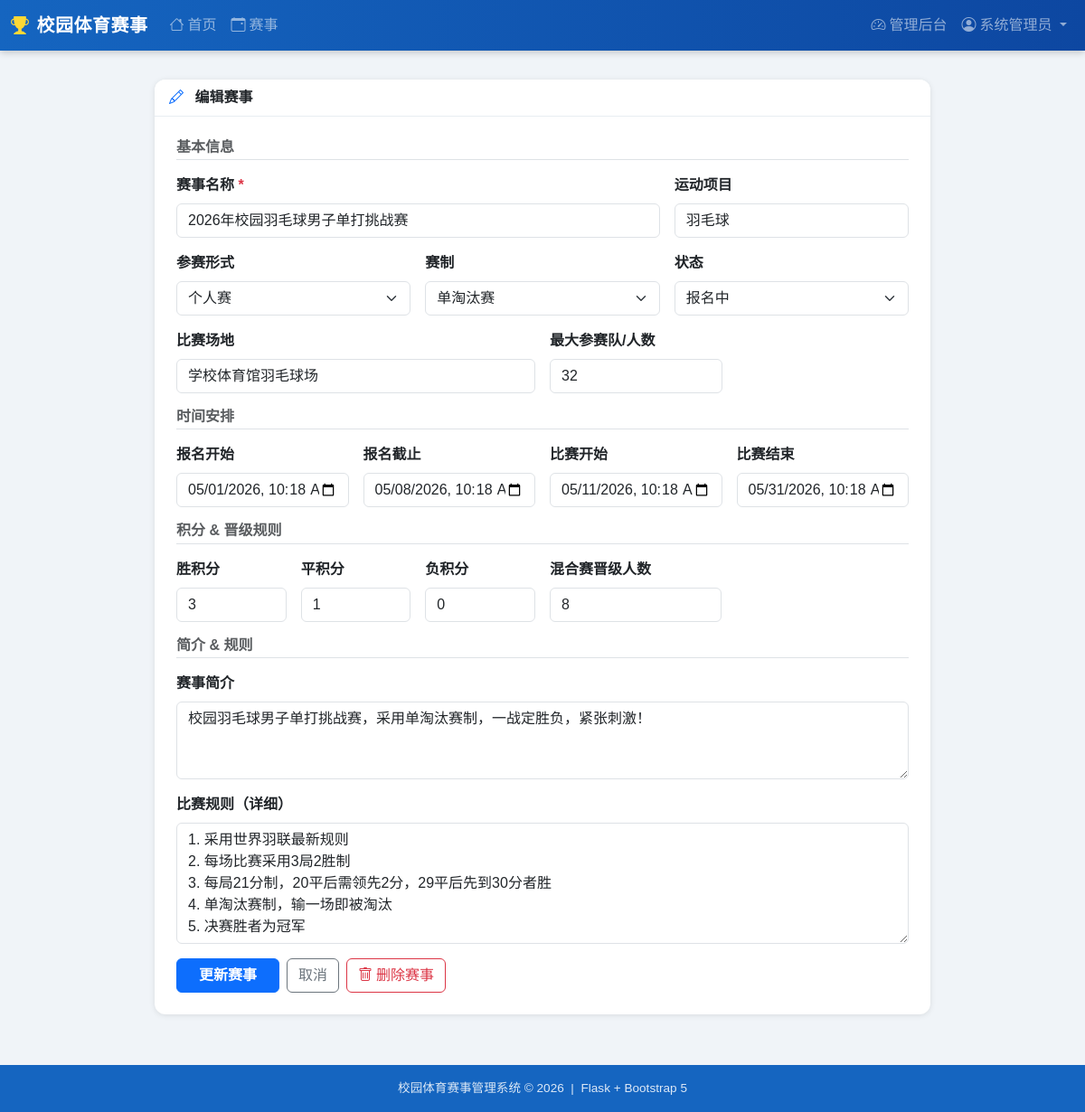
Page /competition/2/edit (signed in) on the committed database.
### app/models.py (models this page shows, shortened)
class User(UserMixin, db.Model):
    __tablename__ = 'users'
    id          = db.Column(db.Integer, primary_key=True)
    username    = db.Column(db.String(64), unique=True, nullable=False)
    email       = db.Column(db.String(120), unique=True, nullable=False)
    password_hash = db.Column(db.String(256), nullable=False)
    real_name   = db.Column(db.String(64))
    student_id  = db.Column(db.String(32))          # 学号/工号
    class_name  = db.Column(db.String(64))           # 班级/部门
    phone       = db.Column(db.String(20))
    role        = db.Column(db.String(20), default='student')
    avatar      = db.Column(db.String(200), default='')
    created_at  = db.Column(db.DateTime, default=datetime.utcnow)
    is_active_user = db.Column(db.Boolean, default=True)
    registrations = db.relationship('Registration', backref='user', lazy='dynamic')
    @property
    def is_teacher(self):
        return self.role in ('admin', 'teacher')

class Competition(db.Model):
    __tablename__ = 'competitions'
    id           = db.Column(db.Integer, primary_key=True)
    name         = db.Column(db.String(128), nullable=False)
    sport_type   = db.Column(db.String(64))          # 篮球/足球/田径/…
    comp_type    = db.Column(db.String(20), default='individual')
    format       = db.Column(db.String(20), default='round_robin')
    description  = db.Column(db.Text)
    rules        = db.Column(db.Text)
    venue        = db.Column(db.String(128))
    max_teams    = db.Column(db.Integer, default=16)
    team_size    = db.Column(db.Integer, default=1)  # 团体赛每队人数
    win_points   = db.Column(db.Integer, default=3)
    draw_points  = db.Column(db.Integer, default=1)
    loss_points  = db.Column(db.Integer, default=0)
    top_advance  = db.Column(db.Integer, default=8)
    status       = db.Column(db.String(20), default='draft')
    reg_start    = db.Column(db.DateTime)
    reg_end      = db.Column(db.DateTime)
    start_date   = db.Column(db.DateTime)
    end_date     = db.Column(db.DateTime)
    created_by   = db.Column(db.Integer, db.ForeignKey('users.id'))
    created_at   = db.Column(db.DateTime, default=datetime.utcnow)
    creator       = db.relationship('User', foreign_keys=[created_by])
    registrations = db.relationship('Registration', backref='competition', lazy='dynamic',
                                    cascade='all, delete-orphan')
    groups        = db.relationship('Group', backref='competition', lazy='dynamic',
                                    cascade='all, delete-orphan')
    matches       = db.relationship('Match', backref='competition', lazy='dynamic',
                                    cascade='all, delete-orphan')

### app/blueprints/competition.py (the view, shortened to what this page needs)
@comp_bp.route('/<int:cid>/edit', methods=['GET', 'POST'])
@teacher_required_comp
def edit(cid):
    comp = Competition.query.get_or_404(cid)
    return render_template('competition/form.html', comp=comp)

### app/__init__.py (called while the page is built)
@login_manager.user_loader
def load_user(user_id):
    return User.query.get(int(user_id))

### app/blueprints/competition.py (called while the page is built)
def teacher_required_comp(f):
    from functools import wraps
    @wraps(f)
    def decorated(*args, **kwargs):
        if not current_user.is_authenticated or not current_user.is_teacher:
            abort(403)
        return f(*args, **kwargs)
    return login_required(decorated)

### app/templates/competition/form.html (shortened to what this page needs)
{% extends "base.html" %}
{% block content %}
<div class="row justify-content-center">
  <div class="col-lg-9">
    <div class="card">
      <div class="card-header fw-bold">
        <i class="bi bi-{{ 'pencil' if comp else 'plus-circle' }} me-2 text-primary"></i>
        {{ '编辑赛事' if comp else '创建新赛事' }}
      </div>
      <div class="card-body p-4">
        <form method="post">
          <h6 class="text-muted text-uppercase fw-semibold mb-3 border-bottom pb-1">基本信息</h6>
          <div class="row g-3 mb-3">
            <div class="col-md-8">
              <label class="form-label fw-semibold">赛事名称 <span class="text-danger">*</span></label>
              <input type="text" name="name" class="form-control" required
                     value="{{ comp.name if comp else '' }}" placeholder="例：2024年校园篮球联赛">
            </div>
            <div class="col-md-4">
              <label class="form-label fw-semibold">运动项目</label>
              <input type="text" name="sport_type" class="form-control"
                     value="{{ comp.sport_type if comp else '' }}" placeholder="篮球/足球/田径…">
            </div>
            <div class="col-md-4">
              <label class="form-label fw-semibold">参赛形式</label>
              <select name="comp_type" class="form-select" id="compType">
                <option value="individual" {% if comp and comp.comp_type=='individual' %}selected{% endif %}>个人赛</option>
              </select>
            </div>
            <div class="col-md-4">
              <label class="form-label fw-semibold">赛制</label>
              <select name="format" class="form-select">
                <option value="knockout"    {% if comp and comp.format=='knockout'    %}selected{% endif %}>单淘汰赛</option>
              </select>
            </div>
            <div class="col-md-4">
              <label class="form-label fw-semibold">状态</label>
              <select name="status" class="form-select">
                <option value="open"      {% if comp and comp.status=='open'         %}selected{% endif %}>报名中</option>
              </select>
            </div>
            <div class="col-md-6">
              <label class="form-label fw-semibold">比赛场地</label>
              <input type="text" name="venue" class="form-control"
                     value="{{ comp.venue if comp else '' }}" placeholder="体育馆/操场/篮球场">
            </div>
            <div class="col-md-3">
              <label class="form-label fw-semibold">最大参赛队/人数</label>
              <input type="number" name="max_teams" class="form-control" min="2"
                     value="{{ comp.max_teams if comp else 16 }}">
            </div>
          </div>
          <h6 class="text-muted text-uppercase fw-semibold mb-3 border-bottom pb-1 mt-2">时间安排</h6>
          <div class="row g-3 mb-3">
            <div class="col-md-3">
              <label class="form-label fw-semibold">报名开始</label>
              <input type="datetime-local" name="reg_start" class="form-control"
                     value="{{ comp.reg_start.strftime('%Y-%m-%dT%H:%M') if comp and comp.reg_start else '' }}">
            </div>
            <div class="col-md-3">
              <label class="form-label fw-semibold">报名截止</label>
              <input type="datetime-local" name="reg_end" class="form-control"
                     value="{{ comp.reg_end.strftime('%Y-%m-%dT%H:%M') if comp and comp.reg_end else '' }}">
            </div>
            <div class="col-md-3">
              <label class="form-label fw-semibold">比赛开始</label>
              <input type="datetime-local" name="start_date" class="form-control"
                     value="{{ comp.start_date.strftime('%Y-%m-%dT%H:%M') if comp and comp.start_date else '' }}">
            </div>
            <div class="col-md-3">
              <label class="form-label fw-semibold">比赛结束</label>
              <input type="datetime-local" name="end_date" class="form-control"
                     value="{{ comp.end_date.strftime('%Y-%m-%dT%H:%M') if comp and comp.end_date else '' }}">
            </div>
          </div>
          <h6 class="text-muted text-uppercase fw-semibold mb-3 border-bottom pb-1 mt-2">积分 & 晋级规则</h6>
          <div class="row g-3 mb-3">
            <div class="col-md-2">
              <label class="form-label fw-semibold">胜积分</label>
              <input type="number" name="win_points" class="form-control" min="0"
                     value="{{ comp.win_points if comp else 3 }}">
            </div>
            <div class="col-md-2">
              <label class="form-label fw-semibold">平积分</label>
              <input type="number" name="draw_points" class="form-control" min="0"
                     value="{{ comp.draw_points if comp else 1 }}">
            </div>
            <div class="col-md-2">
              <label class="form-label fw-semibold">负积分</label>
              <input type="number" name="loss_points" class="form-control" min="0"
                     value="{{ comp.loss_points if comp else 0 }}">
            </div>
            <div class="col-md-3">
              <label class="form-label fw-semibold">混合赛晋级人数</label>
              <input type="number" name="top_advance" class="form-control" min="2"
                     value="{{ comp.top_advance if comp else 8 }}" placeholder="取前N名进淘汰赛">
            </div>
          </div>
          <h6 class="text-muted text-uppercase fw-semibold mb-3 border-bottom pb-1 mt-2">简介 & 规则</h6>
          <div class="mb-3">
            <label class="form-label fw-semibold">赛事简介</label>
            <textarea name="description" class="form-control" rows="3" placeholder="赛事背景、目的等">{{ comp.description if comp else '' }}</textarea>
          </div>
          <div class="mb-3">
            <label class="form-label fw-semibold">比赛规则（详细）</label>
            <textarea name="rules" class="form-control" rows="5" placeholder="具体比赛规则、评分标准等">{{ comp.rules if comp else '' }}</textarea>
          </div>
          <div class="d-flex gap-2 mt-3">
            <button type="submit" class="btn btn-primary fw-bold px-4">{{ '更新赛事' if comp else '创建赛事' }}</button>
            <a href="{{ url_for('competition.list_comps') }}" class="btn btn-outline-secondary">取消</a>
            {% if comp %}
            <form method="post" action="{{ url_for('competition.delete', cid=comp.id) }}" class="ms-auto"
                  onsubmit="return confirm('确认删除「{{ comp.name }}」？此操作不可恢复！')">
              <button class="btn btn-outline-danger"><i class="bi bi-trash me-1"></i>删除赛事</button>
            </form>
            {% endif %}
          </div>
        </form>
      </div>
    </div>
  </div>
</div>
{% endblock %}

### app/templates/base.html (shortened to what this page needs)
<!DOCTYPE html>
<html lang="zh-CN">
<head>
  <link href="https://cdn.bootcdn.net/ajax/libs/bootstrap/5.3.2/css/bootstrap.min.css" rel="stylesheet">
  <link href="https://cdn.bootcdn.net/ajax/libs/bootstrap-icons/1.11.3/font/bootstrap-icons.min.css" rel="stylesheet">
</head>
<body>
<nav class="navbar navbar-dark navbar-expand-lg">
  <div class="container-fluid">
    <a class="navbar-brand" href="{{ url_for('main.index') }}">
      <i class="bi bi-trophy-fill me-2" style="color:#fdd835"></i>校园体育赛事
    </a>
    <div class="collapse navbar-collapse" id="navMenu">
      <ul class="navbar-nav me-auto">
        <li class="nav-item"><a class="nav-link" href="{{ url_for('main.index') }}"><i class="bi bi-house me-1"></i>首页</a></li>
        <li class="nav-item"><a class="nav-link" href="{{ url_for('competition.list_comps') }}"><i class="bi bi-calendar-event me-1"></i>赛事</a></li>
      </ul>
      <ul class="navbar-nav">
        {% if current_user.is_authenticated %}
          {% if current_user.is_teacher %}
          <li class="nav-item">
            <a class="nav-link" href="{{ url_for('admin.dashboard') }}"><i class="bi bi-speedometer2 me-1"></i>管理后台</a>
          </li>
          {% endif %}
          <li class="nav-item dropdown">
            <a class="nav-link dropdown-toggle" href="#" data-bs-toggle="dropdown">
              <i class="bi bi-person-circle me-1"></i>{{ current_user.real_name or current_user.username }}
            </a>
          </li>
        {% else %}
          <li class="nav-item"><a class="nav-link" href="{{ url_for('auth.login') }}"><i class="bi bi-box-arrow-in-right me-1"></i>登录</a></li>
          <li class="nav-item"><a class="nav-link" href="{{ url_for('auth.register') }}"><i class="bi bi-person-plus me-1"></i>注册</a></li>
        {% endif %}
      </ul>
    </div>
  </div>
</nav>
<div class="container-fluid px-3 pt-2">
</div>
<div class="d-flex">
  <div class="main-content">
    {% block content %}{% endblock %}
  </div>
</div>
<footer class="text-center">
  <div class="container">校园体育赛事管理系统 &copy; {{ now.year }} &nbsp;|&nbsp; Flask + Bootstrap 5</div>
</footer>
</body>
</html>

### app/templates/base.html (style rules this page uses)
:root { --primary: #1565c0; --accent: #f57c00; --sidebar-width: 220px; }
body { background: #f0f4f8; font-family: 'Microsoft YaHei', sans-serif; }
.navbar-brand { font-weight: 700; font-size: 1.25rem; letter-spacing:.5px; }
.navbar { background: linear-gradient(90deg, #1565c0 0%, #0d47a1 100%); box-shadow:0 2px 8px rgba(0,0,0,.2); }
.main-content { flex: 1; padding: 1.5rem; min-width: 0; }
.card { border: none; box-shadow: 0 1px 6px rgba(0,0,0,.1); border-radius: 12px; }
.card-header { background: #fff; border-bottom: 1px solid #e8edf2; font-weight:600; border-radius:12px 12px 0 0 !important; }
footer { background:#1565c0; color:rgba(255,255,255,.85); padding:1rem 0; margin-top:2rem; font-size:.85rem; }

### rows in the picture
User: real_name "系统管理员"
Competition: name "2026年校园羽毛球男子单打挑战赛", sport_type "羽毛球", comp_type "个人赛", format "单淘汰赛", status "报名中", venue "学校体育馆羽毛球场", max_teams "32", reg_start "05/01/2026 10:18", reg_end "05/08/2026 10:18", start_date "05/11/2026 10:18", end_date "05/31/2026 10:18", win_points "3", draw_points "1", loss_points "0", top_advance "8", description "校园羽毛球男子单打挑战赛，采用单淘汰赛制，一战定胜负，紧张刺激！", rules "1. 采用世界羽联最新规则 2. 每场比赛采用3局2胜制 3. 每局21分制，20平后需领先2分，29平后先到30分者胜 4. 单淘汰赛制，输一场即被淘汰 5. 决赛胜者为冠军"

### other values in the picture
{{ '编辑赛事' if comp else '创建新赛事' }} "编辑赛事"
{{ '更新赛事' if comp else '创建赛事' }} "更新赛事"
